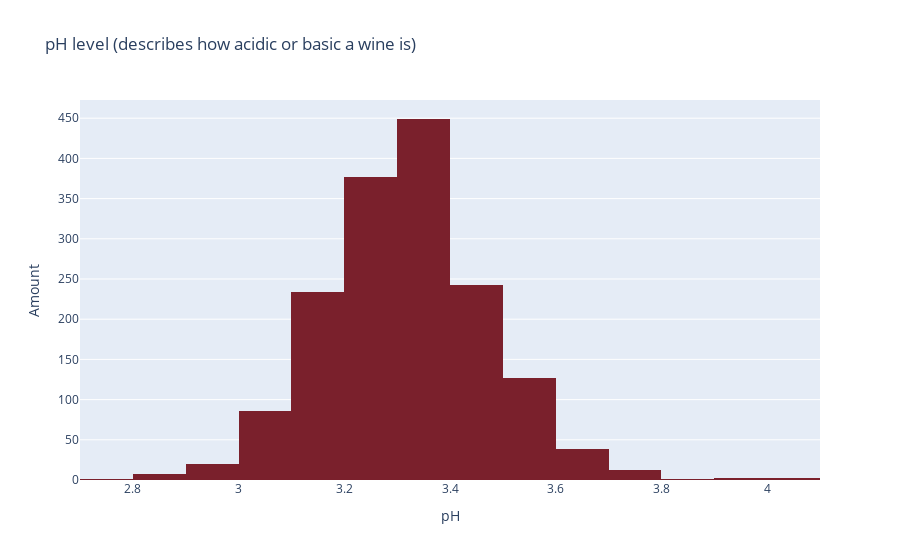

Notebook code cell kept with this figure:
### Code cell
fig = go.Figure(data=[go.Histogram(x=df["pH"], nbinsx=15, marker_color='#7A202C')])
fig.update_layout(title="pH level (describes how acidic or basic a wine is)",
                  xaxis_title="pH",
                  yaxis_title="Amount")

### Figure 1 — Plotly figure (JSON) as saved in the notebook; plotly's stock layout.template omitted (floating-point values rounded to 4 significant figures; data arrays with more than 128 entries replaced by an {"elided": "..."} marker saying what was removed)
{"data": [{"marker": {"color": "#7A202C"}, "nbinsx": 15, "type": "histogram", "x": {"elided": "1599 float values"}}], "layout": {"title": {"text": "pH level (describes how acidic or basic a wine is)"}, "xaxis": {"title": {"text": "pH"}}, "yaxis": {"title": {"text": "Amount"}}}}
